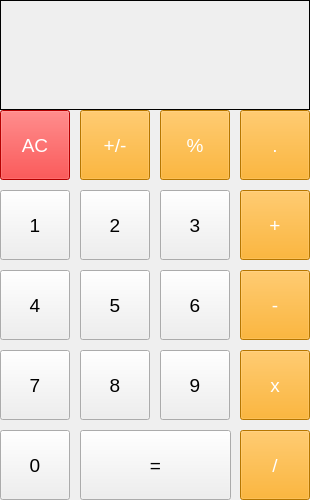
<?xml version="1.0" encoding="UTF-8"?>
<ui version="4.0">
 <class>MainWindow</class>
 <widget class="QMainWindow" name="MainWindow">
  <property name="geometry">
   <rect>
    <x>0</x>
    <y>0</y>
    <width>310</width>
    <height>500</height>
   </rect>
  </property>
  <property name="windowTitle">
   <string>MainWindow</string>
  </property>
  <widget class="QWidget" name="centralwidget">
   <widget class="QPushButton" name="pushButton_dot">
    <property name="geometry">
     <rect>
      <x>240</x>
      <y>110</y>
      <width>70</width>
      <height>70</height>
     </rect>
    </property>
    <property name="font">
     <font>
      <pointsize>14</pointsize>
     </font>
    </property>
    <property name="styleSheet">
     <string notr="true">QPushButton{
	color: white;
	background-color: orange;
}
</string>
    </property>
    <property name="text">
     <string>.</string>
    </property>
   </widget>
   <widget class="QPushButton" name="pushButton_clear">
    <property name="geometry">
     <rect>
      <x>0</x>
      <y>110</y>
      <width>70</width>
      <height>70</height>
     </rect>
    </property>
    <property name="font">
     <font>
      <pointsize>14</pointsize>
     </font>
    </property>
    <property name="styleSheet">
     <string notr="true">QPushButton{ 
	color: white;
	background-color: red
}</string>
    </property>
    <property name="text">
     <string>AC</string>
    </property>
   </widget>
   <widget class="QPushButton" name="pushButton_sign">
    <property name="geometry">
     <rect>
      <x>80</x>
      <y>110</y>
      <width>70</width>
      <height>70</height>
     </rect>
    </property>
    <property name="font">
     <font>
      <pointsize>14</pointsize>
     </font>
    </property>
    <property name="styleSheet">
     <string notr="true">QPushButton{
	color: white;
	background-color: orange;
}
</string>
    </property>
    <property name="text">
     <string>+/-</string>
    </property>
   </widget>
   <widget class="QPushButton" name="pushButton_percent">
    <property name="geometry">
     <rect>
      <x>160</x>
      <y>110</y>
      <width>70</width>
      <height>70</height>
     </rect>
    </property>
    <property name="font">
     <font>
      <pointsize>14</pointsize>
     </font>
    </property>
    <property name="styleSheet">
     <string notr="true">QPushButton{
	color: white;
	background-color: orange;
}
</string>
    </property>
    <property name="text">
     <string>%</string>
    </property>
   </widget>
   <widget class="QPushButton" name="pushButton_1">
    <property name="geometry">
     <rect>
      <x>0</x>
      <y>190</y>
      <width>70</width>
      <height>70</height>
     </rect>
    </property>
    <property name="font">
     <font>
      <pointsize>14</pointsize>
     </font>
    </property>
    <property name="text">
     <string>1</string>
    </property>
   </widget>
   <widget class="QPushButton" name="pushButton_2">
    <property name="geometry">
     <rect>
      <x>80</x>
      <y>190</y>
      <width>70</width>
      <height>70</height>
     </rect>
    </property>
    <property name="font">
     <font>
      <pointsize>14</pointsize>
     </font>
    </property>
    <property name="text">
     <string>2</string>
    </property>
   </widget>
   <widget class="QPushButton" name="pushButton_3">
    <property name="geometry">
     <rect>
      <x>160</x>
      <y>190</y>
      <width>70</width>
      <height>70</height>
     </rect>
    </property>
    <property name="font">
     <font>
      <pointsize>14</pointsize>
     </font>
    </property>
    <property name="text">
     <string>3</string>
    </property>
   </widget>
   <widget class="QPushButton" name="pushButton_plus">
    <property name="geometry">
     <rect>
      <x>240</x>
      <y>190</y>
      <width>70</width>
      <height>70</height>
     </rect>
    </property>
    <property name="font">
     <font>
      <pointsize>14</pointsize>
     </font>
    </property>
    <property name="styleSheet">
     <string notr="true">QPushButton{
	color: white;
	background-color: orange;
}
</string>
    </property>
    <property name="text">
     <string>+</string>
    </property>
   </widget>
   <widget class="QPushButton" name="pushButton_7">
    <property name="geometry">
     <rect>
      <x>0</x>
      <y>350</y>
      <width>70</width>
      <height>70</height>
     </rect>
    </property>
    <property name="font">
     <font>
      <pointsize>14</pointsize>
     </font>
    </property>
    <property name="text">
     <string>7</string>
    </property>
   </widget>
   <widget class="QPushButton" name="pushButton_4">
    <property name="geometry">
     <rect>
      <x>0</x>
      <y>270</y>
      <width>70</width>
      <height>70</height>
     </rect>
    </property>
    <property name="font">
     <font>
      <pointsize>14</pointsize>
     </font>
    </property>
    <property name="text">
     <string>4</string>
    </property>
   </widget>
   <widget class="QPushButton" name="pushButton_5">
    <property name="geometry">
     <rect>
      <x>80</x>
      <y>270</y>
      <width>70</width>
      <height>70</height>
     </rect>
    </property>
    <property name="font">
     <font>
      <pointsize>14</pointsize>
     </font>
    </property>
    <property name="text">
     <string>5</string>
    </property>
   </widget>
   <widget class="QPushButton" name="pushButton_6">
    <property name="geometry">
     <rect>
      <x>160</x>
      <y>270</y>
      <width>70</width>
      <height>70</height>
     </rect>
    </property>
    <property name="font">
     <font>
      <pointsize>14</pointsize>
     </font>
    </property>
    <property name="text">
     <string>6</string>
    </property>
   </widget>
   <widget class="QPushButton" name="pushButton_8">
    <property name="geometry">
     <rect>
      <x>80</x>
      <y>350</y>
      <width>70</width>
      <height>70</height>
     </rect>
    </property>
    <property name="font">
     <font>
      <pointsize>14</pointsize>
     </font>
    </property>
    <property name="text">
     <string>8</string>
    </property>
   </widget>
   <widget class="QPushButton" name="pushButton_multpl">
    <property name="geometry">
     <rect>
      <x>240</x>
      <y>350</y>
      <width>70</width>
      <height>70</height>
     </rect>
    </property>
    <property name="font">
     <font>
      <pointsize>14</pointsize>
     </font>
    </property>
    <property name="styleSheet">
     <string notr="true">QPushButton{
	color: white;
	background-color: orange;
}
</string>
    </property>
    <property name="text">
     <string>x</string>
    </property>
   </widget>
   <widget class="QPushButton" name="pushButton_minus">
    <property name="geometry">
     <rect>
      <x>240</x>
      <y>270</y>
      <width>70</width>
      <height>70</height>
     </rect>
    </property>
    <property name="font">
     <font>
      <pointsize>14</pointsize>
     </font>
    </property>
    <property name="styleSheet">
     <string notr="true">QPushButton{
	color: white;
	background-color: orange;
}
</string>
    </property>
    <property name="text">
     <string>-</string>
    </property>
   </widget>
   <widget class="QPushButton" name="pushButton_9">
    <property name="geometry">
     <rect>
      <x>160</x>
      <y>350</y>
      <width>70</width>
      <height>70</height>
     </rect>
    </property>
    <property name="font">
     <font>
      <pointsize>14</pointsize>
     </font>
    </property>
    <property name="text">
     <string>9</string>
    </property>
   </widget>
   <widget class="QPushButton" name="pushButton_equal">
    <property name="geometry">
     <rect>
      <x>80</x>
      <y>430</y>
      <width>151</width>
      <height>70</height>
     </rect>
    </property>
    <property name="font">
     <font>
      <pointsize>14</pointsize>
     </font>
    </property>
    <property name="styleSheet">
     <string notr="true"/>
    </property>
    <property name="text">
     <string>=</string>
    </property>
   </widget>
   <widget class="QPushButton" name="pushButton_0">
    <property name="geometry">
     <rect>
      <x>0</x>
      <y>430</y>
      <width>70</width>
      <height>70</height>
     </rect>
    </property>
    <property name="font">
     <font>
      <pointsize>14</pointsize>
     </font>
    </property>
    <property name="text">
     <string>0</string>
    </property>
   </widget>
   <widget class="QPushButton" name="pushButton_div">
    <property name="geometry">
     <rect>
      <x>240</x>
      <y>430</y>
      <width>70</width>
      <height>70</height>
     </rect>
    </property>
    <property name="font">
     <font>
      <pointsize>14</pointsize>
     </font>
    </property>
    <property name="styleSheet">
     <string notr="true">QPushButton{
	color: white;
	background-color: orange;
}
</string>
    </property>
    <property name="text">
     <string>/</string>
    </property>
   </widget>
   <widget class="QLabel" name="result_show">
    <property name="geometry">
     <rect>
      <x>0</x>
      <y>0</y>
      <width>310</width>
      <height>110</height>
     </rect>
    </property>
    <property name="font">
     <font>
      <pointsize>16</pointsize>
     </font>
    </property>
    <property name="frameShape">
     <enum>QFrame::Panel</enum>
    </property>
    <property name="text">
     <string/>
    </property>
    <property name="scaledContents">
     <bool>false</bool>
    </property>
    <property name="alignment">
     <set>Qt::AlignRight|Qt::AlignTrailing|Qt::AlignVCenter</set>
    </property>
   </widget>
  </widget>
 </widget>
 <resources/>
 <connections/>
</ui>
